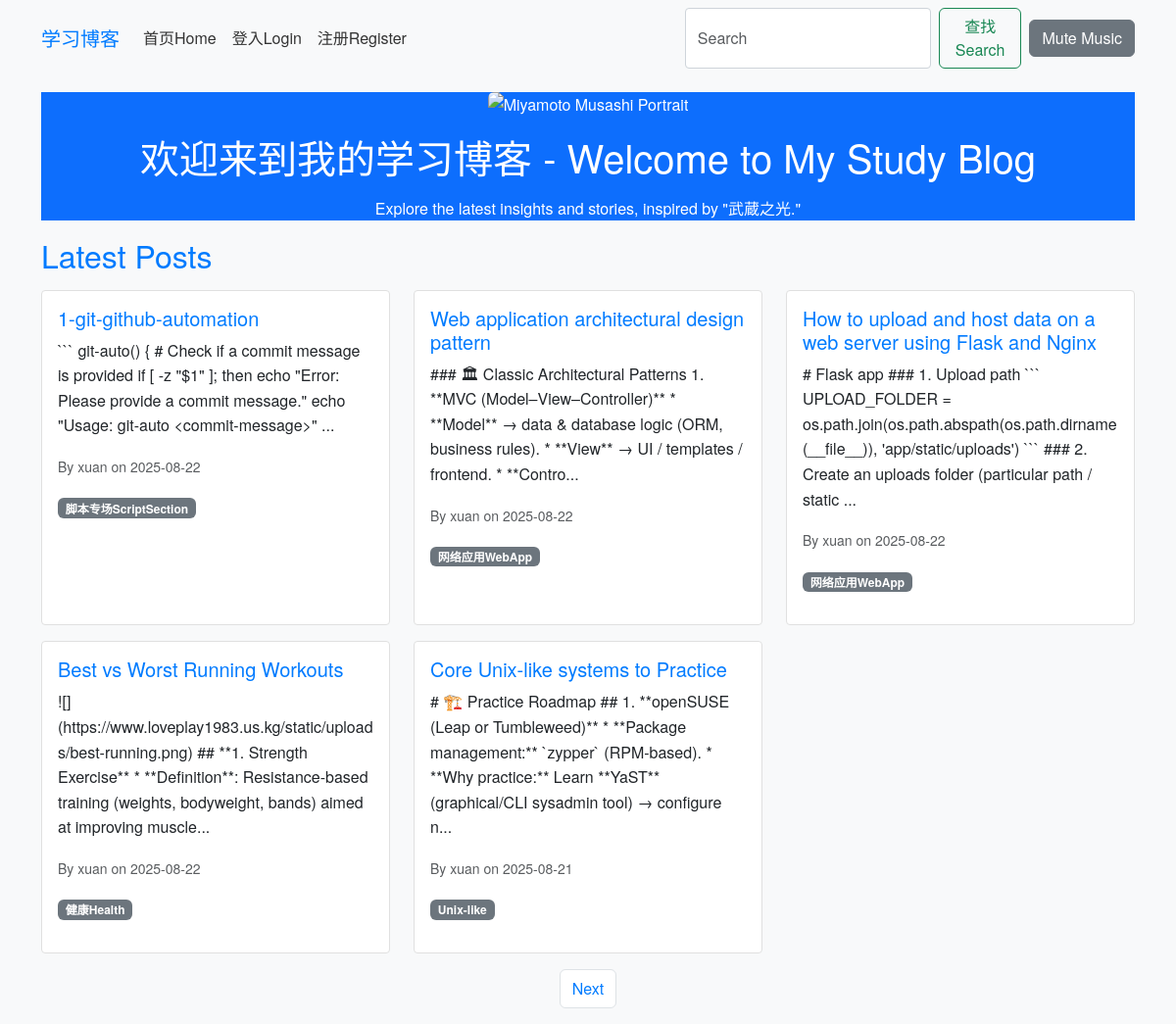
The page /index on the database as committed earlier.
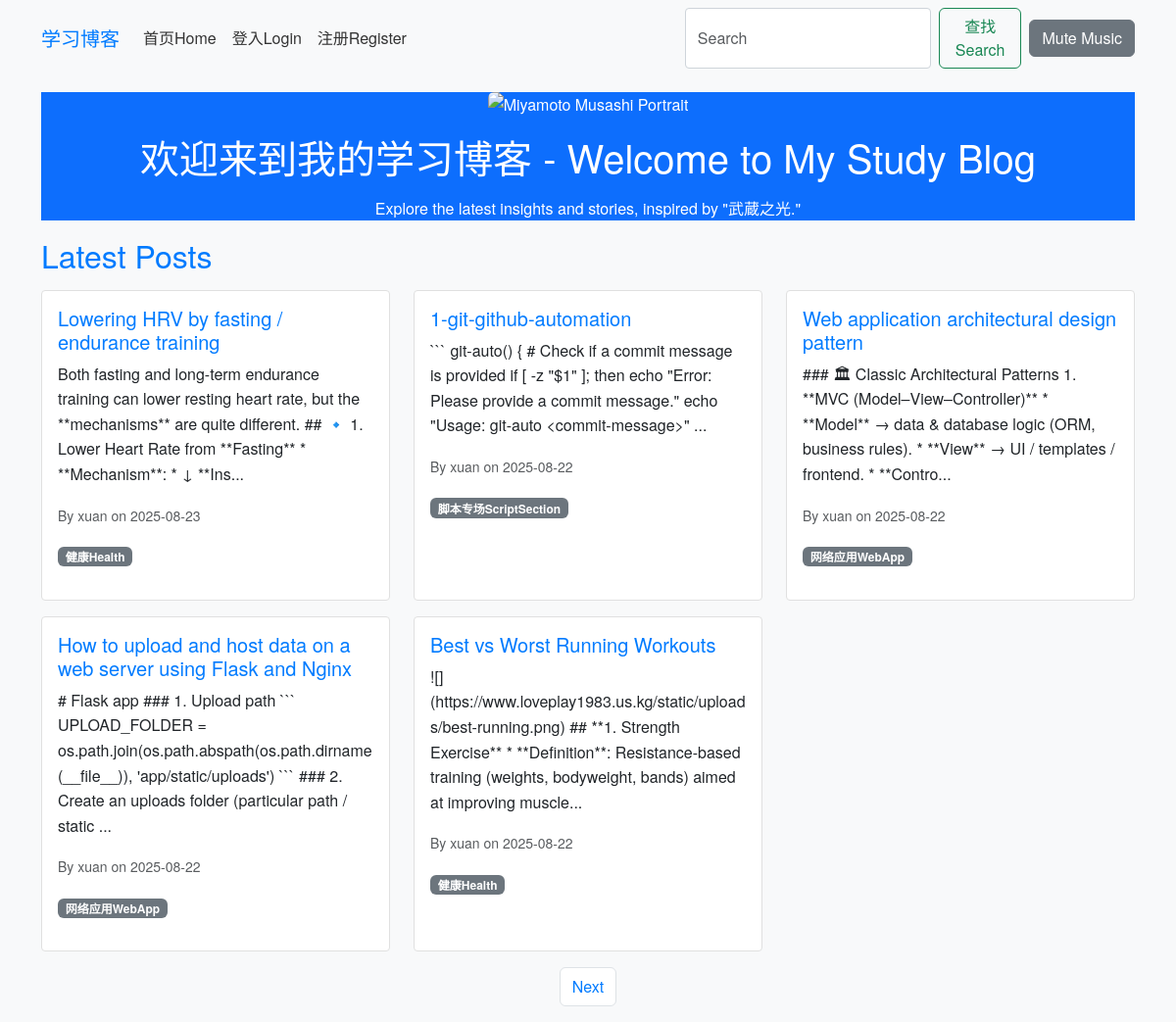
The same page on the database as committed later.
### app/models.py (models this page shows, shortened)
class Post(db.Model):
    id = db.Column(db.Integer, primary_key=True)
    title = db.Column(db.String(100), nullable=False)
    body = db.Column(db.Text, nullable=False)
    timestamp = db.Column(db.DateTime, index=True, default=datetime.utcnow)
    user_id = db.Column(db.Integer, db.ForeignKey('user.id'), nullable=False)
    category_id = db.Column(db.Integer, db.ForeignKey('category.id'))
    comments = db.relationship('Comment', backref='post', lazy='dynamic')

class User(db.Model, UserMixin):
    id = db.Column(db.Integer, primary_key=True)
    username = db.Column(db.String(64), index=True, unique=True)
    email = db.Column(db.String(120), index=True, unique=True)
    password_hash = db.Column(db.String(128))
    posts = db.relationship('Post', backref='author', lazy='dynamic')
    comments = db.relationship('Comment', backref='author', lazy='dynamic')
    about_me = db.Column(db.String(140))
    last_seen = db.Column(db.DateTime, default=datetime.utcnow)
    about_me = db.Column(db.Text)  # Changed from String(140) to Text for richer content
    avatar = db.Column(db.String(128))  # New field for avatar filename

class Category(db.Model):
    id = db.Column(db.Integer, primary_key=True)
    name = db.Column(db.String(50), unique=True)
    posts = db.relationship('Post', backref='category', lazy='dynamic')

### app/routes.py (the view)
@bp.route('/')
@bp.route('/index', methods=['GET'])
def index():
    page = request.args.get('page', 1, type=int)
    posts = Post.query.order_by(Post.timestamp.desc()).paginate(page=page, per_page=5, error_out=False)
    next_url = url_for('main.index', page=posts.next_num) if posts.has_next else None
    prev_url = url_for('main.index', page=posts.prev_num) if posts.has_prev else None
    return render_template('index.html', posts=posts.items, next_url=next_url, prev_url=prev_url)

### app/templates/index.html (shortened to what this page needs)
{% extends 'base.html' %}
{% block content %}
<div class="jumbotron text-center bg-primary text-white" style="opacity: 1; background-color: #0d6efd !important;">
    <img src="{{ url_for('static', filename='images/miyamotto.png') }}" alt="Miyamoto Musashi Portrait" class="img-fluid rounded mb-3" style="max-height: 300px;">
    <h1 style="color: #fff !important; opacity: 1;">欢迎来到我的学习博客 - Welcome to My Study Blog</h1>
    <p style="color: #fff !important; opacity: 1;">Explore the latest insights and stories, inspired by "武蔵之光."</p>
</div>
<h2>Latest Posts</h2>
<div class="row">
    {% for post in posts %}
    <div class="col-md-4 mb-3">
        <div class="card h-100">
            <div class="card-body">
                <h5 class="card-title"><a href="{{ url_for('main.post', post_id=post.id) }}">{{ post.title }}</a></h5>
                <p class="card-text">{{ post.body[:200] }}...</p>
                <p class="card-text"><small class="text-muted">By {{ post.author.username }} on {{ post.timestamp.strftime('%Y-%m-%d') }}</small></p>
                {% if post.category %}<span class="badge bg-secondary">{{ post.category.name }}</span>{% endif %}
            </div>
        </div>
    </div>
    {% endfor %}
</div>
<nav>
    <ul class="pagination justify-content-center">
        {% if next_url %}<li class="page-item"><a class="page-link" href="{{ next_url }}">Next</a></li>{% endif %}
    </ul>
</nav>
{% endblock %}

Rows that differ between the two databases and show on the page:
no longer on this page (row unchanged): Post: title "Core Unix-like systems to Practice", body "# 🏗️ Practice Roadmap ## 1. **openSUSE (Leap or Tumbleweed)** * **Package management:** `zypper` (RPM-based). * **Why practice:** Learn **YaST** (graphical/CLI sysadmin tool) → configure n", author.username "xuan", timestamp "2025-08-21", category.name "Unix-like"
added Post: title "Lowering HRV by fasting / endurance training", body "Both fasting and long-term endurance training can lower resting heart rate, but the **mechanisms** are quite different. ## 🔹 1. Lower Heart Rate from **Fasting** * **Mechanism**: * ↓ **Ins", author.username "xuan", timestamp "2025-08-23", category.name "健康Health"
